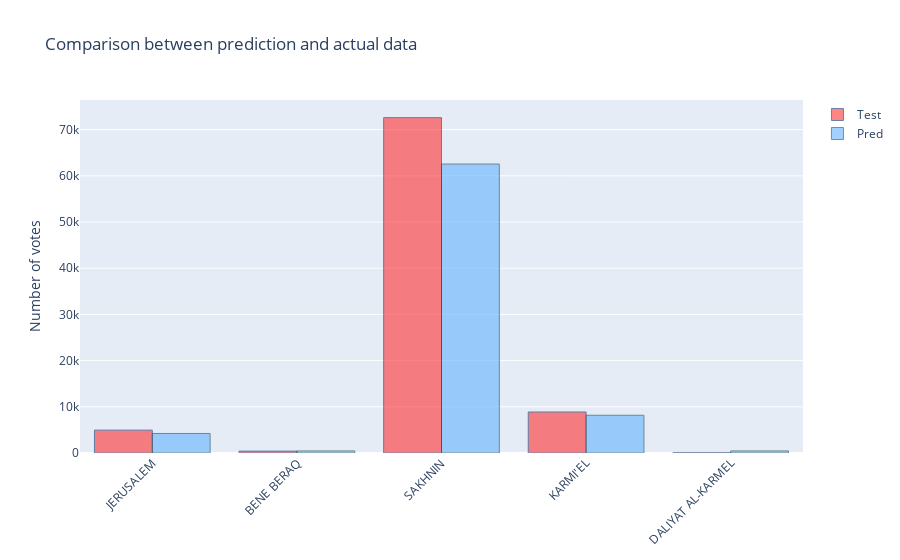

Notebook source saved alongside this figure:
### Code cell
import plotly.graph_objects as go

fig = go.Figure(data=[
    go.Bar(name='Test', x=results.index, y=results['actual'],  textposition='auto', 
           marker_color='rgb(255,51,51)', marker_line_color='rgb(8,48,107)',marker_line_width=1, opacity=0.6),
    go.Bar(name='Pred', x=results.index, y=results['prediction'],  textposition='auto',
           marker_color='rgb(102,178,255)', marker_line_color='rgb(30,70,70)',marker_line_width=1, opacity=0.6)
])

# Change the bar mode
fig.update_layout(barmode='group', xaxis_tickangle=-45)
fig.update_layout(title_text='Comparison between prediction and actual data',
    yaxis_title="Number of votes",)
fig.show()

### Figure 1 — Plotly figure (JSON) as saved in the notebook; plotly's stock layout.template omitted (floating-point values rounded to 4 significant figures)
{"data": [{"marker": {"color": "rgb(255,51,51)", "line": {"color": "rgb(8,48,107)", "width": 1}}, "name": "Test", "opacity": 0.6, "textposition": "auto", "type": "bar", "x": ["JERUSALEM", "BENE BERAQ", "SAKHNIN", "KARMI'EL", "DALIYAT AL-KARMEL"], "y": [4951, 407, 72601, 8879, 39]}, {"marker": {"color": "rgb(102,178,255)", "line": {"color": "rgb(30,70,70)", "width": 1}}, "name": "Pred", "opacity": 0.6, "textposition": "auto", "type": "bar", "x": ["JERUSALEM", "BENE BERAQ", "SAKHNIN", "KARMI'EL", "DALIYAT AL-KARMEL"], "y": [4229, 449.4, 62560.0, 8173.0, 449.4]}], "layout": {"barmode": "group", "title": {"text": "Comparison between prediction and actual data"}, "xaxis": {"tickangle": -45}, "yaxis": {"title": {"text": "Number of votes"}}}}
